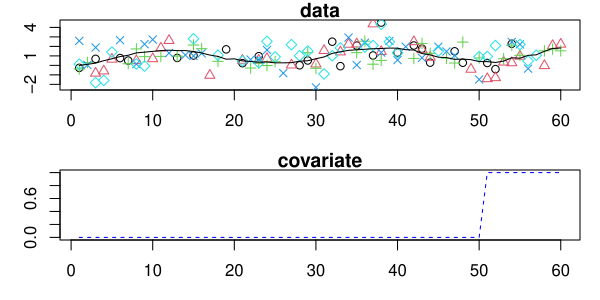

The script that drew this image:
###################################################
### code chunk number 36: Cs708_multivariate
###################################################
par(mfrow = c(2, 1), mar = c(3, 3, 1, 1))
covariate <- matrix(c(rep(0, TT - 10), rep(1, 10)), nrow = 1)
ymc <- ym
D <- matrix(c(-1, -1, 0, 1, 1), ncol = 1)
ymc <- ym + D %*% covariate
matplot(t, t(ymc), pch = 1:n, ylab = "y", xlab = "", main = "data")
lines(level)
plot(t, covariate[1, ], col = "blue", lty = 2, type = "l", main = "covariate")
